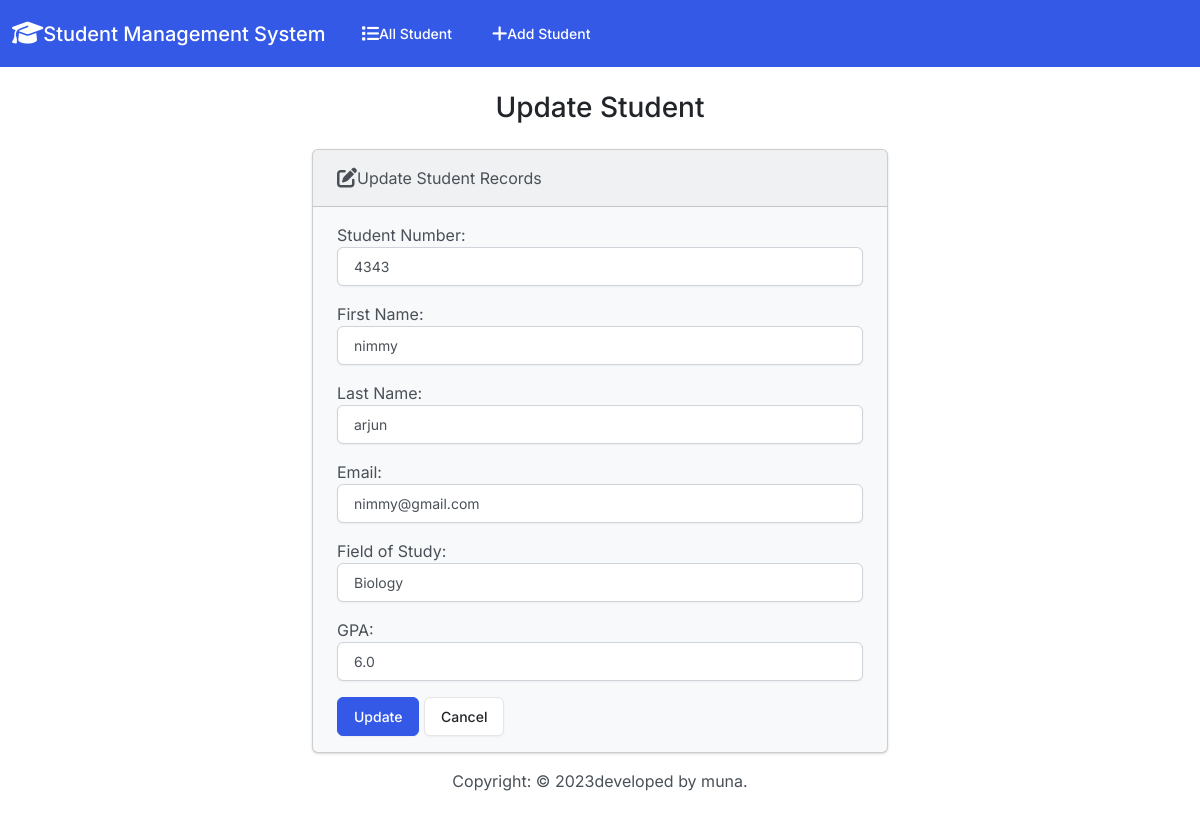
/students/9/change, run on the app's committed database.
### student/models.py (models this page shows, shortened)
class Student(models.Model):
    student_number=models.PositiveIntegerField()
    first_name=models.CharField(max_length=50)
    last_name=models.CharField(max_length=50)
    email=models.EmailField(max_length=100)
    feild_of_study=models.CharField(max_length=50)
    gpa=models.FloatField()

### student/views.py (the view, shortened to what this page needs)
# urls.py: path('students/<int:pk>/change',views.StudentEditView.as_view(),name="student-edit"),
class StudentEditView(UpdateView):
        model=Student
        form_class=StudentChangeForm
        template_name="student-edit.html"
        success_url=reverse_lazy("student-edit")

### student/forms.py
class StudentChangeForm(forms.ModelForm):
    class Meta:
        model=Student
        fields="__all__"
        labels={
            'student_number':'Student Number',
            'first_name': "First Name",
            'last_name':'Last Name',
            'email':'Email',
            'feild_of_study':'Field of Study',
            'gpa':'GPA',
        }
        widgets={
            'student_number':forms.NumberInput(attrs={'class':'form-control'}),
            'first_name':forms.TextInput(attrs={'class':'form-control'}),
            'last_name':forms.TextInput(attrs={'class':'form-control'}),
            'email':forms.EmailInput(attrs={'class':'form-control'}),
            'feild_of_study':forms.TextInput(attrs={'class':'form-control'}),
            'gpa':forms.NumberInput(attrs={'class':'form-control'}),
        }

### student/templates/student-edit.html (shortened to what this page needs)
{%extends 'base.html'%}
{%block body_block%}
<h3 class="text-center m-4">Update Student</h3>
<div class="row justify-content-center">
    <div class="col-6">
        <div class="card bg-light mb-3" >
            <div class="card-header">
                <i class="fa-solid fa-pen-to-square fa-lg"></i>Update Student Records
            </div>
            <div class="card-body">
              <form action="" method="post">
                {{form.as_p}}
                <button type="submit" class="btn btn-primary" href="{%url 'student-edit' student.id%}">Update</button>
                <a href="{%url 'index'%}" class="btn btn-secondary">Cancel</a>
              </form>
            </div>
          </div>
    </div>
</div>
{%endblock%}

### data on the page
Student: student_number "4343", first_name "nimmy", last_name "arjun", email "nimmy@gmail.com", feild_of_study "Biology", gpa "6.0"
